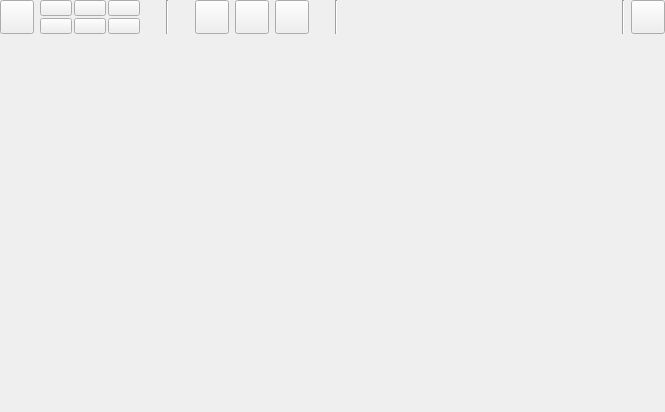
<?xml version="1.0" encoding="UTF-8"?>
<ui version="4.0">
 <class>VisualizationWidgetBase</class>
 <widget class="QWidget" name="VisualizationWidgetBase">
  <property name="geometry">
   <rect>
    <x>0</x>
    <y>0</y>
    <width>665</width>
    <height>412</height>
   </rect>
  </property>
  <property name="windowTitle">
   <string>Form</string>
  </property>
  <layout class="QVBoxLayout" name="verticalLayout">
   <property name="margin">
    <number>0</number>
   </property>
   <item>
    <layout class="QHBoxLayout" name="horizontalLayout_2">
     <property name="sizeConstraint">
      <enum>QLayout::SetMinAndMaxSize</enum>
     </property>
     <item>
      <widget class="QPushButton" name="showAllPushButton">
       <property name="sizePolicy">
        <sizepolicy hsizetype="Fixed" vsizetype="Fixed">
         <horstretch>0</horstretch>
         <verstretch>0</verstretch>
        </sizepolicy>
       </property>
       <property name="minimumSize">
        <size>
         <width>34</width>
         <height>34</height>
        </size>
       </property>
       <property name="maximumSize">
        <size>
         <width>34</width>
         <height>34</height>
        </size>
       </property>
       <property name="toolTip">
        <string>View entire scene</string>
       </property>
       <property name="text">
        <string/>
       </property>
       <property name="icon">
        <iconset resource="../Img/icons.qrc">
         <normaloff>:/Images/icon_global.png</normaloff>:/Images/icon_global.png</iconset>
       </property>
       <property name="iconSize">
        <size>
         <width>28</width>
         <height>28</height>
        </size>
       </property>
      </widget>
     </item>
     <item>
      <layout class="QGridLayout" name="gridLayout">
       <property name="sizeConstraint">
        <enum>QLayout::SetDefaultConstraint</enum>
       </property>
       <property name="spacing">
        <number>2</number>
       </property>
       <item row="0" column="0">
        <widget class="QPushButton" name="rotateXPosPushButton">
         <property name="minimumSize">
          <size>
           <width>32</width>
           <height>16</height>
          </size>
         </property>
         <property name="maximumSize">
          <size>
           <width>32</width>
           <height>16</height>
          </size>
         </property>
         <property name="toolTip">
          <string>Align view along positive x-axis</string>
         </property>
         <property name="text">
          <string/>
         </property>
         <property name="icon">
          <iconset resource="../Img/icons.qrc">
           <normaloff>:/Images/icon_xplus.png</normaloff>:/Images/icon_xplus.png</iconset>
         </property>
         <property name="iconSize">
          <size>
           <width>25</width>
           <height>12</height>
          </size>
         </property>
        </widget>
       </item>
       <item row="1" column="0">
        <widget class="QPushButton" name="rotateXNegPushButton">
         <property name="enabled">
          <bool>true</bool>
         </property>
         <property name="sizePolicy">
          <sizepolicy hsizetype="Fixed" vsizetype="Fixed">
           <horstretch>0</horstretch>
           <verstretch>0</verstretch>
          </sizepolicy>
         </property>
         <property name="minimumSize">
          <size>
           <width>32</width>
           <height>16</height>
          </size>
         </property>
         <property name="maximumSize">
          <size>
           <width>32</width>
           <height>16</height>
          </size>
         </property>
         <property name="toolTip">
          <string>Align view along negative x-axis</string>
         </property>
         <property name="text">
          <string/>
         </property>
         <property name="icon">
          <iconset resource="../Img/icons.qrc">
           <normaloff>:/Images/icon_xminus.png</normaloff>:/Images/icon_xminus.png</iconset>
         </property>
         <property name="iconSize">
          <size>
           <width>25</width>
           <height>12</height>
          </size>
         </property>
        </widget>
       </item>
       <item row="0" column="1">
        <widget class="QPushButton" name="rotateYPosPushButton">
         <property name="sizePolicy">
          <sizepolicy hsizetype="Fixed" vsizetype="Fixed">
           <horstretch>0</horstretch>
           <verstretch>0</verstretch>
          </sizepolicy>
         </property>
         <property name="minimumSize">
          <size>
           <width>32</width>
           <height>16</height>
          </size>
         </property>
         <property name="maximumSize">
          <size>
           <width>32</width>
           <height>16</height>
          </size>
         </property>
         <property name="toolTip">
          <string>Align view along positive y-axis</string>
         </property>
         <property name="text">
          <string/>
         </property>
         <property name="icon">
          <iconset resource="../Img/icons.qrc">
           <normaloff>:/Images/icon_yplus.png</normaloff>:/Images/icon_yplus.png</iconset>
         </property>
         <property name="iconSize">
          <size>
           <width>25</width>
           <height>12</height>
          </size>
         </property>
        </widget>
       </item>
       <item row="1" column="1">
        <widget class="QPushButton" name="rotateYNegPushButton">
         <property name="sizePolicy">
          <sizepolicy hsizetype="Fixed" vsizetype="Fixed">
           <horstretch>0</horstretch>
           <verstretch>0</verstretch>
          </sizepolicy>
         </property>
         <property name="minimumSize">
          <size>
           <width>32</width>
           <height>16</height>
          </size>
         </property>
         <property name="maximumSize">
          <size>
           <width>32</width>
           <height>16</height>
          </size>
         </property>
         <property name="toolTip">
          <string>Align view along negative y-axis</string>
         </property>
         <property name="text">
          <string/>
         </property>
         <property name="icon">
          <iconset resource="../Img/icons.qrc">
           <normaloff>:/Images/icon_yminus.png</normaloff>:/Images/icon_yminus.png</iconset>
         </property>
         <property name="iconSize">
          <size>
           <width>25</width>
           <height>12</height>
          </size>
         </property>
        </widget>
       </item>
       <item row="0" column="2">
        <widget class="QPushButton" name="rotateZPosPushButton">
         <property name="sizePolicy">
          <sizepolicy hsizetype="Fixed" vsizetype="Fixed">
           <horstretch>0</horstretch>
           <verstretch>0</verstretch>
          </sizepolicy>
         </property>
         <property name="minimumSize">
          <size>
           <width>32</width>
           <height>16</height>
          </size>
         </property>
         <property name="maximumSize">
          <size>
           <width>32</width>
           <height>16</height>
          </size>
         </property>
         <property name="toolTip">
          <string>Align view along positive z-axis</string>
         </property>
         <property name="text">
          <string/>
         </property>
         <property name="icon">
          <iconset resource="../Img/icons.qrc">
           <normaloff>:/Images/icon_zplus.png</normaloff>:/Images/icon_zplus.png</iconset>
         </property>
         <property name="iconSize">
          <size>
           <width>25</width>
           <height>12</height>
          </size>
         </property>
        </widget>
       </item>
       <item row="1" column="2">
        <widget class="QPushButton" name="rotateZNegPushButton">
         <property name="sizePolicy">
          <sizepolicy hsizetype="Fixed" vsizetype="Fixed">
           <horstretch>0</horstretch>
           <verstretch>0</verstretch>
          </sizepolicy>
         </property>
         <property name="minimumSize">
          <size>
           <width>32</width>
           <height>16</height>
          </size>
         </property>
         <property name="maximumSize">
          <size>
           <width>32</width>
           <height>16</height>
          </size>
         </property>
         <property name="toolTip">
          <string>Align view along negative z-axis</string>
         </property>
         <property name="text">
          <string/>
         </property>
         <property name="icon">
          <iconset resource="../Img/icons.qrc">
           <normaloff>:/Images/icon_zminus.png</normaloff>:/Images/icon_zminus.png</iconset>
         </property>
         <property name="iconSize">
          <size>
           <width>25</width>
           <height>12</height>
          </size>
         </property>
        </widget>
       </item>
      </layout>
     </item>
     <item>
      <spacer name="horizontalSpacer_3">
       <property name="orientation">
        <enum>Qt::Horizontal</enum>
       </property>
       <property name="sizeType">
        <enum>QSizePolicy::Fixed</enum>
       </property>
       <property name="sizeHint" stdset="0">
        <size>
         <width>20</width>
         <height>20</height>
        </size>
       </property>
      </spacer>
     </item>
     <item>
      <widget class="Line" name="line">
       <property name="orientation">
        <enum>Qt::Vertical</enum>
       </property>
      </widget>
     </item>
     <item>
      <spacer name="horizontalSpacer">
       <property name="orientation">
        <enum>Qt::Horizontal</enum>
       </property>
       <property name="sizeType">
        <enum>QSizePolicy::Fixed</enum>
       </property>
       <property name="sizeHint" stdset="0">
        <size>
         <width>20</width>
         <height>20</height>
        </size>
       </property>
      </spacer>
     </item>
     <item>
      <widget class="QToolButton" name="zoomToolButton">
       <property name="minimumSize">
        <size>
         <width>32</width>
         <height>32</height>
        </size>
       </property>
       <property name="maximumSize">
        <size>
         <width>34</width>
         <height>34</height>
        </size>
       </property>
       <property name="toolTip">
        <string>Zoom using the left mouse button</string>
       </property>
       <property name="text">
        <string/>
       </property>
       <property name="icon">
        <iconset resource="../Img/icons.qrc">
         <normaloff>:/Images/icon_glass.png</normaloff>
         <activeon>:/Images/icon_glass_active.png</activeon>
         <selectedoff>:/Images/icon_glass.png</selectedoff>
         <selectedon>:/Images/icon_glass_active.png</selectedon>:/Images/icon_glass.png</iconset>
       </property>
       <property name="iconSize">
        <size>
         <width>28</width>
         <height>28</height>
        </size>
       </property>
       <property name="checkable">
        <bool>true</bool>
       </property>
      </widget>
     </item>
     <item>
      <widget class="QToolButton" name="highlightToolButton">
       <property name="minimumSize">
        <size>
         <width>34</width>
         <height>34</height>
        </size>
       </property>
       <property name="maximumSize">
        <size>
         <width>34</width>
         <height>34</height>
        </size>
       </property>
       <property name="toolTip">
        <string>Toggle bounding box</string>
       </property>
       <property name="text">
        <string/>
       </property>
       <property name="icon">
        <iconset resource="../Img/icons.qrc">
         <normaloff>:/Images/icon_hlight.png</normaloff>
         <activeon>:/Images/icon_hlight_active.png</activeon>
         <selectedoff>:/Images/icon_hlight.png</selectedoff>
         <selectedon>:/Images/icon_hlight_active.png</selectedon>:/Images/icon_hlight.png</iconset>
       </property>
       <property name="iconSize">
        <size>
         <width>28</width>
         <height>28</height>
        </size>
       </property>
       <property name="checkable">
        <bool>true</bool>
       </property>
       <property name="checked">
        <bool>false</bool>
       </property>
      </widget>
     </item>
     <item>
      <widget class="QToolButton" name="orthogonalProjectionToolButton">
       <property name="minimumSize">
        <size>
         <width>34</width>
         <height>34</height>
        </size>
       </property>
       <property name="maximumSize">
        <size>
         <width>34</width>
         <height>34</height>
        </size>
       </property>
       <property name="toolTip">
        <string>Toggle perspective and orthogonal projection</string>
       </property>
       <property name="text">
        <string/>
       </property>
       <property name="icon">
        <iconset resource="../Img/icons.qrc">
         <normaloff>:/Images/icon_persp.png</normaloff>
         <activeon>:/Images/icon_persp_active.png</activeon>
         <selectedoff>:/Images/icon_persp.png</selectedoff>
         <selectedon>:/Images/icon_persp_active.png</selectedon>:/Images/icon_persp.png</iconset>
       </property>
       <property name="iconSize">
        <size>
         <width>28</width>
         <height>28</height>
        </size>
       </property>
       <property name="checkable">
        <bool>true</bool>
       </property>
      </widget>
     </item>
     <item>
      <spacer name="horizontalSpacer_4">
       <property name="orientation">
        <enum>Qt::Horizontal</enum>
       </property>
       <property name="sizeType">
        <enum>QSizePolicy::Fixed</enum>
       </property>
       <property name="sizeHint" stdset="0">
        <size>
         <width>20</width>
         <height>20</height>
        </size>
       </property>
      </spacer>
     </item>
     <item>
      <widget class="Line" name="line_2">
       <property name="orientation">
        <enum>Qt::Vertical</enum>
       </property>
      </widget>
     </item>
     <item>
      <spacer name="horizontalSpacer_2">
       <property name="orientation">
        <enum>Qt::Horizontal</enum>
       </property>
       <property name="sizeHint" stdset="0">
        <size>
         <width>40</width>
         <height>20</height>
        </size>
       </property>
      </spacer>
     </item>
     <item>
      <widget class="Line" name="line_3">
       <property name="orientation">
        <enum>Qt::Vertical</enum>
       </property>
      </widget>
     </item>
     <item>
      <widget class="QPushButton" name="screenshotPushButton">
       <property name="sizePolicy">
        <sizepolicy hsizetype="Fixed" vsizetype="Fixed">
         <horstretch>0</horstretch>
         <verstretch>0</verstretch>
        </sizepolicy>
       </property>
       <property name="minimumSize">
        <size>
         <width>34</width>
         <height>34</height>
        </size>
       </property>
       <property name="maximumSize">
        <size>
         <width>34</width>
         <height>34</height>
        </size>
       </property>
       <property name="toolTip">
        <string>Make a screenshot</string>
       </property>
       <property name="text">
        <string/>
       </property>
       <property name="icon">
        <iconset resource="../Img/icons.qrc">
         <normaloff>:/Images/icon_screen.png</normaloff>:/Images/icon_screen.png</iconset>
       </property>
       <property name="iconSize">
        <size>
         <width>28</width>
         <height>28</height>
        </size>
       </property>
      </widget>
     </item>
    </layout>
   </item>
   <item>
    <widget class="QVTKWidget" name="vtkWidget" native="true">
     <property name="sizePolicy">
      <sizepolicy hsizetype="MinimumExpanding" vsizetype="MinimumExpanding">
       <horstretch>0</horstretch>
       <verstretch>0</verstretch>
      </sizepolicy>
     </property>
    </widget>
   </item>
  </layout>
 </widget>
 <customwidgets>
  <customwidget>
   <class>QVTKWidget</class>
   <extends>QWidget</extends>
   <header>QVTKWidget.h</header>
  </customwidget>
 </customwidgets>
 <resources>
  <include location="../Img/icons.qrc"/>
 </resources>
 <connections/>
</ui>
